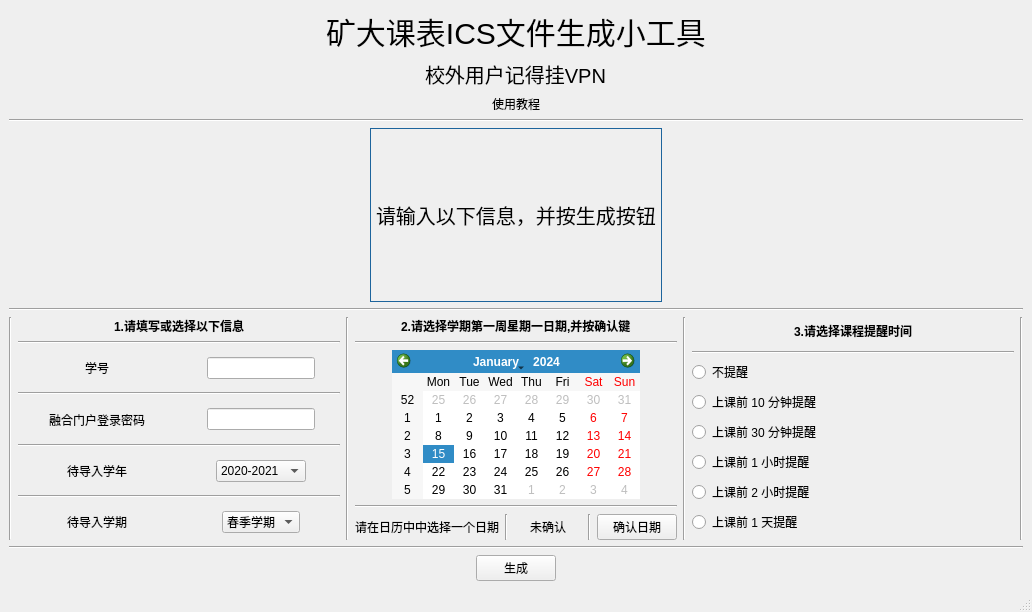
<?xml version="1.0" encoding="UTF-8"?>
<ui version="4.0">
 <class>MainWindow</class>
 <widget class="QMainWindow" name="MainWindow">
  <property name="geometry">
   <rect>
    <x>0</x>
    <y>0</y>
    <width>1032</width>
    <height>612</height>
   </rect>
  </property>
  <property name="windowTitle">
   <string>MainWindow</string>
  </property>
  <widget class="QWidget" name="centralwidget">
   <layout class="QHBoxLayout" name="horizontalLayout_16">
    <item>
     <layout class="QVBoxLayout" name="verticalLayout_3">
      <item>
       <layout class="QVBoxLayout" name="verticalLayout_7">
        <item alignment="Qt::AlignHCenter">
         <widget class="QLabel" name="label">
          <property name="sizePolicy">
           <sizepolicy hsizetype="Fixed" vsizetype="Fixed">
            <horstretch>0</horstretch>
            <verstretch>0</verstretch>
           </sizepolicy>
          </property>
          <property name="styleSheet">
           <string notr="true">QLabel#label{
	font-family:微软雅黑;
	font-size:30px;
}</string>
          </property>
          <property name="text">
           <string>矿大课表ICS文件生成小工具</string>
          </property>
         </widget>
        </item>
        <item>
         <layout class="QVBoxLayout" name="verticalLayout_14">
          <item alignment="Qt::AlignHCenter">
           <widget class="QLabel" name="label_9">
            <property name="sizePolicy">
             <sizepolicy hsizetype="Fixed" vsizetype="Fixed">
              <horstretch>0</horstretch>
              <verstretch>0</verstretch>
             </sizepolicy>
            </property>
            <property name="styleSheet">
             <string notr="true">QLabel#label_9{
	font-family:微软雅黑;
	font-size:20px;
	color:&quot;red&quot;
}</string>
            </property>
            <property name="text">
             <string>校外用户记得挂VPN</string>
            </property>
           </widget>
          </item>
          <item>
           <layout class="QVBoxLayout" name="verticalLayout_17">
            <item alignment="Qt::AlignHCenter">
             <widget class="QLabel" name="link">
              <property name="text">
               <string>使用教程</string>
              </property>
              <property name="textInteractionFlags">
               <set>Qt::LinksAccessibleByMouse</set>
              </property>
             </widget>
            </item>
           </layout>
          </item>
         </layout>
        </item>
       </layout>
      </item>
      <item>
       <widget class="Line" name="line_13">
        <property name="orientation">
         <enum>Qt::Horizontal</enum>
        </property>
       </widget>
      </item>
      <item>
       <layout class="QVBoxLayout" name="verticalLayout_8">
        <item alignment="Qt::AlignHCenter">
         <widget class="QLabel" name="shower">
          <property name="sizePolicy">
           <sizepolicy hsizetype="Expanding" vsizetype="Expanding">
            <horstretch>0</horstretch>
            <verstretch>0</verstretch>
           </sizepolicy>
          </property>
          <property name="styleSheet">
           <string notr="true">QLabel#shower{
	font-family:微软雅黑;
	font-size:20px;
	border:1px solid #1d649c;
}</string>
          </property>
          <property name="text">
           <string>请输入以下信息，并按生成按钮</string>
          </property>
         </widget>
        </item>
        <item>
         <widget class="Line" name="line_5">
          <property name="orientation">
           <enum>Qt::Horizontal</enum>
          </property>
         </widget>
        </item>
       </layout>
      </item>
      <item>
       <layout class="QHBoxLayout" name="horizontalLayout_14">
        <item>
         <widget class="Line" name="line_9">
          <property name="orientation">
           <enum>Qt::Vertical</enum>
          </property>
         </widget>
        </item>
        <item>
         <layout class="QVBoxLayout" name="verticalLayout">
          <item>
           <layout class="QVBoxLayout" name="verticalLayout_16">
            <item>
             <layout class="QHBoxLayout" name="horizontalLayout_15">
              <item>
               <widget class="QLabel" name="label_6">
                <property name="sizePolicy">
                 <sizepolicy hsizetype="Fixed" vsizetype="Fixed">
                  <horstretch>0</horstretch>
                  <verstretch>0</verstretch>
                 </sizepolicy>
                </property>
                <property name="styleSheet">
                 <string notr="true">QLabel#label_6{
	font-family:微软雅黑;
	font-weight:bold
}</string>
                </property>
                <property name="text">
                 <string>1.请填写或选择以下信息</string>
                </property>
               </widget>
              </item>
             </layout>
            </item>
            <item>
             <widget class="Line" name="line_16">
              <property name="orientation">
               <enum>Qt::Horizontal</enum>
              </property>
             </widget>
            </item>
           </layout>
          </item>
          <item>
           <layout class="QHBoxLayout" name="horizontalLayout">
            <item>
             <layout class="QHBoxLayout" name="horizontalLayout_6">
              <item alignment="Qt::AlignHCenter">
               <widget class="QLabel" name="label_2">
                <property name="text">
                 <string>学号</string>
                </property>
               </widget>
              </item>
             </layout>
            </item>
            <item>
             <layout class="QHBoxLayout" name="horizontalLayout_7">
              <item alignment="Qt::AlignHCenter|Qt::AlignVCenter">
               <widget class="QLineEdit" name="username">
                <property name="sizePolicy">
                 <sizepolicy hsizetype="Fixed" vsizetype="Fixed">
                  <horstretch>0</horstretch>
                  <verstretch>0</verstretch>
                 </sizepolicy>
                </property>
               </widget>
              </item>
             </layout>
            </item>
           </layout>
          </item>
          <item>
           <widget class="Line" name="line">
            <property name="orientation">
             <enum>Qt::Horizontal</enum>
            </property>
           </widget>
          </item>
          <item>
           <layout class="QHBoxLayout" name="horizontalLayout_2">
            <item>
             <layout class="QHBoxLayout" name="horizontalLayout_8">
              <item alignment="Qt::AlignHCenter">
               <widget class="QLabel" name="label_3">
                <property name="text">
                 <string>融合门户登录密码</string>
                </property>
               </widget>
              </item>
             </layout>
            </item>
            <item>
             <layout class="QHBoxLayout" name="horizontalLayout_9">
              <item alignment="Qt::AlignHCenter|Qt::AlignVCenter">
               <widget class="QLineEdit" name="password">
                <property name="sizePolicy">
                 <sizepolicy hsizetype="Fixed" vsizetype="Fixed">
                  <horstretch>0</horstretch>
                  <verstretch>0</verstretch>
                 </sizepolicy>
                </property>
                <property name="echoMode">
                 <enum>QLineEdit::Password</enum>
                </property>
               </widget>
              </item>
             </layout>
            </item>
           </layout>
          </item>
          <item>
           <widget class="Line" name="line_2">
            <property name="orientation">
             <enum>Qt::Horizontal</enum>
            </property>
           </widget>
          </item>
          <item>
           <layout class="QHBoxLayout" name="horizontalLayout_3">
            <item>
             <layout class="QHBoxLayout" name="horizontalLayout_10">
              <item>
               <layout class="QVBoxLayout" name="verticalLayout_4">
                <item alignment="Qt::AlignHCenter">
                 <widget class="QLabel" name="label_4">
                  <property name="text">
                   <string>待导入学年</string>
                  </property>
                 </widget>
                </item>
               </layout>
              </item>
              <item>
               <layout class="QHBoxLayout" name="horizontalLayout_11">
                <item alignment="Qt::AlignHCenter|Qt::AlignVCenter">
                 <widget class="QComboBox" name="xnm">
                  <property name="enabled">
                   <bool>true</bool>
                  </property>
                  <property name="sizePolicy">
                   <sizepolicy hsizetype="Fixed" vsizetype="Fixed">
                    <horstretch>0</horstretch>
                    <verstretch>0</verstretch>
                   </sizepolicy>
                  </property>
                  <property name="editable">
                   <bool>false</bool>
                  </property>
                  <item>
                   <property name="text">
                    <string>2020-2021</string>
                   </property>
                  </item>
                  <item>
                   <property name="text">
                    <string>2021-2022</string>
                   </property>
                  </item>
                  <item>
                   <property name="text">
                    <string>2022-2023</string>
                   </property>
                  </item>
                  <item>
                   <property name="text">
                    <string>2023-2024</string>
                   </property>
                  </item>
                  <item>
                   <property name="text">
                    <string>2024-2025</string>
                   </property>
                  </item>
                 </widget>
                </item>
               </layout>
              </item>
             </layout>
            </item>
           </layout>
          </item>
          <item>
           <widget class="Line" name="line_3">
            <property name="orientation">
             <enum>Qt::Horizontal</enum>
            </property>
           </widget>
          </item>
          <item>
           <layout class="QHBoxLayout" name="horizontalLayout_4">
            <item>
             <layout class="QHBoxLayout" name="horizontalLayout_12">
              <item alignment="Qt::AlignHCenter">
               <widget class="QLabel" name="label_5">
                <property name="text">
                 <string>待导入学期</string>
                </property>
               </widget>
              </item>
             </layout>
            </item>
            <item>
             <layout class="QHBoxLayout" name="horizontalLayout_13">
              <item alignment="Qt::AlignHCenter|Qt::AlignVCenter">
               <widget class="QComboBox" name="xqm">
                <property name="sizePolicy">
                 <sizepolicy hsizetype="Fixed" vsizetype="Fixed">
                  <horstretch>0</horstretch>
                  <verstretch>0</verstretch>
                 </sizepolicy>
                </property>
                <item>
                 <property name="text">
                  <string>春季学期</string>
                 </property>
                </item>
                <item>
                 <property name="text">
                  <string>秋季学期</string>
                 </property>
                </item>
               </widget>
              </item>
             </layout>
            </item>
           </layout>
          </item>
         </layout>
        </item>
        <item>
         <widget class="Line" name="line_10">
          <property name="orientation">
           <enum>Qt::Vertical</enum>
          </property>
         </widget>
        </item>
        <item>
         <layout class="QVBoxLayout" name="verticalLayout_2">
          <item>
           <layout class="QHBoxLayout" name="horizontalLayout_17">
            <item alignment="Qt::AlignHCenter|Qt::AlignVCenter">
             <widget class="QLabel" name="label_8">
              <property name="sizePolicy">
               <sizepolicy hsizetype="Fixed" vsizetype="Fixed">
                <horstretch>0</horstretch>
                <verstretch>0</verstretch>
               </sizepolicy>
              </property>
              <property name="styleSheet">
               <string notr="true">QLabel#label_8{
	font-family:微软雅黑;
	font-weight:bold
}</string>
              </property>
              <property name="text">
               <string>2.请选择学期第一周星期一日期,并按确认键</string>
              </property>
             </widget>
            </item>
           </layout>
          </item>
          <item>
           <layout class="QVBoxLayout" name="verticalLayout_12">
            <item>
             <widget class="Line" name="line_7">
              <property name="orientation">
               <enum>Qt::Horizontal</enum>
              </property>
             </widget>
            </item>
            <item alignment="Qt::AlignHCenter|Qt::AlignVCenter">
             <widget class="QCalendarWidget" name="calendarWidget">
              <property name="sizePolicy">
               <sizepolicy hsizetype="Preferred" vsizetype="Preferred">
                <horstretch>0</horstretch>
                <verstretch>0</verstretch>
               </sizepolicy>
              </property>
             </widget>
            </item>
           </layout>
          </item>
          <item>
           <widget class="Line" name="line_6">
            <property name="orientation">
             <enum>Qt::Horizontal</enum>
            </property>
           </widget>
          </item>
          <item>
           <layout class="QHBoxLayout" name="horizontalLayout_5">
            <item>
             <layout class="QVBoxLayout" name="verticalLayout_11">
              <item alignment="Qt::AlignHCenter">
               <widget class="QLabel" name="dataShower">
                <property name="sizePolicy">
                 <sizepolicy hsizetype="Fixed" vsizetype="Fixed">
                  <horstretch>0</horstretch>
                  <verstretch>0</verstretch>
                 </sizepolicy>
                </property>
                <property name="text">
                 <string>请在日历中中选择一个日期</string>
                </property>
               </widget>
              </item>
             </layout>
            </item>
            <item>
             <widget class="Line" name="line_14">
              <property name="orientation">
               <enum>Qt::Vertical</enum>
              </property>
             </widget>
            </item>
            <item>
             <layout class="QVBoxLayout" name="verticalLayout_15">
              <item alignment="Qt::AlignHCenter">
               <widget class="QLabel" name="checkShower">
                <property name="text">
                 <string>未确认</string>
                </property>
               </widget>
              </item>
             </layout>
            </item>
            <item>
             <widget class="Line" name="line_15">
              <property name="orientation">
               <enum>Qt::Vertical</enum>
              </property>
             </widget>
            </item>
            <item>
             <layout class="QVBoxLayout" name="verticalLayout_10">
              <item alignment="Qt::AlignHCenter">
               <widget class="QPushButton" name="checkDate">
                <property name="sizePolicy">
                 <sizepolicy hsizetype="Fixed" vsizetype="Fixed">
                  <horstretch>0</horstretch>
                  <verstretch>0</verstretch>
                 </sizepolicy>
                </property>
                <property name="text">
                 <string>确认日期</string>
                </property>
               </widget>
              </item>
             </layout>
            </item>
           </layout>
          </item>
         </layout>
        </item>
        <item>
         <widget class="Line" name="line_8">
          <property name="orientation">
           <enum>Qt::Vertical</enum>
          </property>
         </widget>
        </item>
        <item>
         <layout class="QVBoxLayout" name="verticalLayout_5">
          <item>
           <layout class="QVBoxLayout" name="verticalLayout_9">
            <item alignment="Qt::AlignHCenter">
             <widget class="QLabel" name="label_7">
              <property name="sizePolicy">
               <sizepolicy hsizetype="Fixed" vsizetype="Fixed">
                <horstretch>0</horstretch>
                <verstretch>0</verstretch>
               </sizepolicy>
              </property>
              <property name="styleSheet">
               <string notr="true">QLabel#label_7{
	font-family:微软雅黑;
	font-weight:bold
}</string>
              </property>
              <property name="text">
               <string>3.请选择课程提醒时间</string>
              </property>
             </widget>
            </item>
           </layout>
          </item>
          <item>
           <layout class="QVBoxLayout" name="verticalLayout_13">
            <item>
             <widget class="Line" name="line_12">
              <property name="orientation">
               <enum>Qt::Horizontal</enum>
              </property>
             </widget>
            </item>
            <item>
             <widget class="QRadioButton" name="radioButton_0">
              <property name="sizePolicy">
               <sizepolicy hsizetype="Preferred" vsizetype="Fixed">
                <horstretch>0</horstretch>
                <verstretch>0</verstretch>
               </sizepolicy>
              </property>
              <property name="text">
               <string>不提醒</string>
              </property>
              <attribute name="buttonGroup">
               <string notr="true">buttonGroup</string>
              </attribute>
             </widget>
            </item>
            <item>
             <widget class="QRadioButton" name="radioButton_1">
              <property name="sizePolicy">
               <sizepolicy hsizetype="Preferred" vsizetype="Fixed">
                <horstretch>0</horstretch>
                <verstretch>0</verstretch>
               </sizepolicy>
              </property>
              <property name="text">
               <string>上课前 10 分钟提醒</string>
              </property>
              <attribute name="buttonGroup">
               <string notr="true">buttonGroup</string>
              </attribute>
             </widget>
            </item>
            <item>
             <widget class="QRadioButton" name="radioButton_2">
              <property name="text">
               <string>上课前 30 分钟提醒</string>
              </property>
              <attribute name="buttonGroup">
               <string notr="true">buttonGroup</string>
              </attribute>
             </widget>
            </item>
            <item>
             <widget class="QRadioButton" name="radioButton_3">
              <property name="text">
               <string>上课前 1 小时提醒</string>
              </property>
              <attribute name="buttonGroup">
               <string notr="true">buttonGroup</string>
              </attribute>
             </widget>
            </item>
            <item alignment="Qt::AlignLeft">
             <widget class="QRadioButton" name="radioButton_4">
              <property name="text">
               <string>上课前 2 小时提醒</string>
              </property>
              <attribute name="buttonGroup">
               <string notr="true">buttonGroup</string>
              </attribute>
             </widget>
            </item>
            <item>
             <widget class="QRadioButton" name="radioButton_5">
              <property name="text">
               <string>上课前 1 天提醒</string>
              </property>
              <attribute name="buttonGroup">
               <string notr="true">buttonGroup</string>
              </attribute>
             </widget>
            </item>
           </layout>
          </item>
         </layout>
        </item>
        <item>
         <widget class="Line" name="line_11">
          <property name="orientation">
           <enum>Qt::Vertical</enum>
          </property>
         </widget>
        </item>
       </layout>
      </item>
      <item>
       <layout class="QVBoxLayout" name="verticalLayout_6">
        <item>
         <widget class="Line" name="line_4">
          <property name="orientation">
           <enum>Qt::Horizontal</enum>
          </property>
         </widget>
        </item>
        <item alignment="Qt::AlignHCenter">
         <widget class="QPushButton" name="workOut">
          <property name="sizePolicy">
           <sizepolicy hsizetype="Fixed" vsizetype="Fixed">
            <horstretch>0</horstretch>
            <verstretch>0</verstretch>
           </sizepolicy>
          </property>
          <property name="text">
           <string>生成</string>
          </property>
         </widget>
        </item>
       </layout>
      </item>
     </layout>
    </item>
   </layout>
  </widget>
  <widget class="QMenuBar" name="menubar">
   <property name="geometry">
    <rect>
     <x>0</x>
     <y>0</y>
     <width>1032</width>
     <height>26</height>
    </rect>
   </property>
  </widget>
  <widget class="QStatusBar" name="statusbar"/>
 </widget>
 <resources/>
 <connections/>
 <buttongroups>
  <buttongroup name="buttonGroup"/>
 </buttongroups>
</ui>
